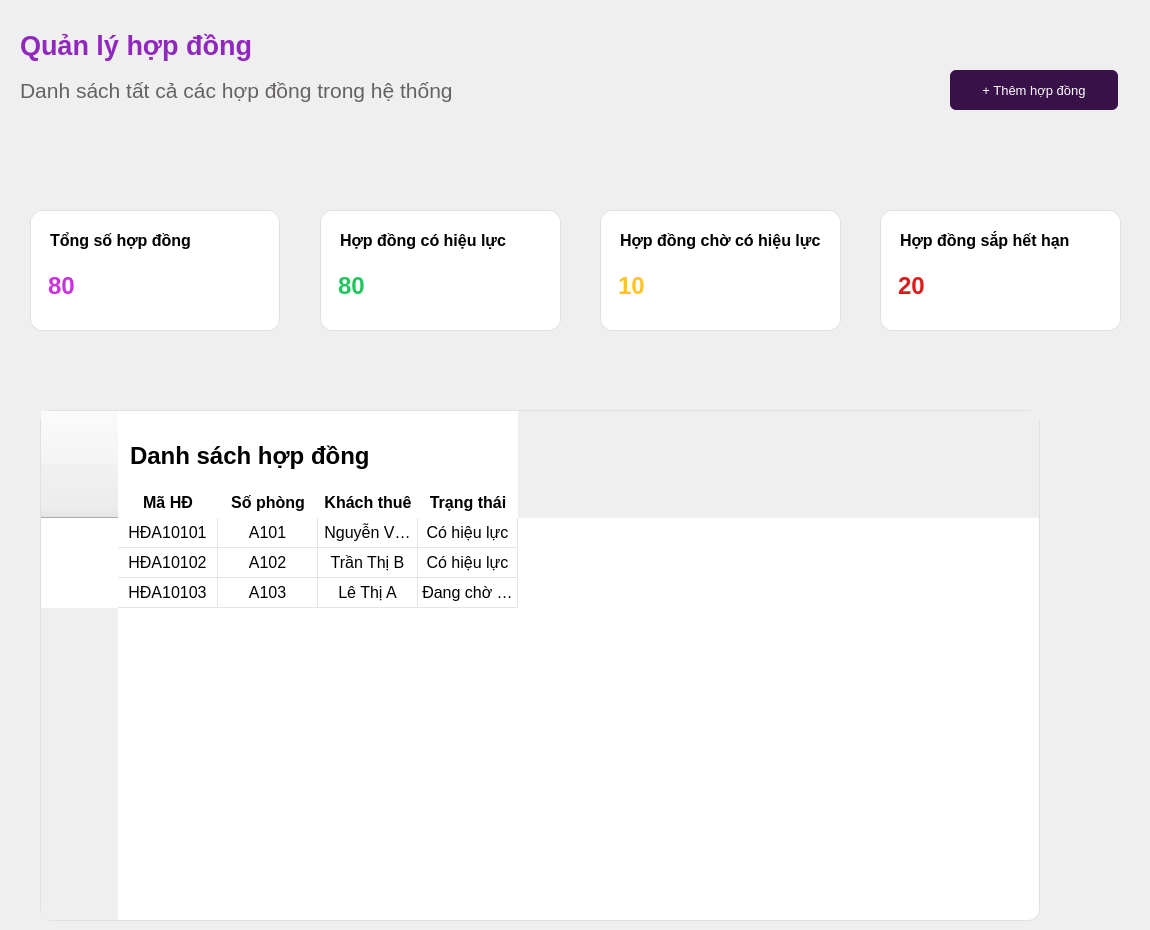
    <widget class="QWidget" name="page_4">
     <widget class="QLabel" name="label_22">
      <property name="geometry">
       <rect>
        <x>20</x>
        <y>30</y>
        <width>481</width>
        <height>91</height>
       </rect>
      </property>
      <property name="font">
       <font>
        <family>Arial</family>
        <pointsize>20</pointsize>
        <weight>75</weight>
        <bold>true</bold>
       </font>
      </property>
      <property name="text">
       <string>&lt;html&gt;&lt;head/&gt;&lt;body&gt;&lt;p&gt;&lt;span style=&quot; color:#9028bd;&quot;&gt;Quản lý hợp đồng&lt;/span&gt;&lt;/p&gt;&lt;p&gt;&lt;span style=&quot; font-size:16pt; font-weight:400; color:#666262;&quot;&gt;Danh sách tất cả các hợp đồng trong hệ thống&lt;/span&gt;&lt;br/&gt;&lt;/p&gt;&lt;/body&gt;&lt;/html&gt;</string>
      </property>
     </widget>
     <widget class="QLineEdit" name="lne_sumContract">
      <property name="geometry">
       <rect>
        <x>30</x>
        <y>210</y>
        <width>250</width>
        <height>121</height>
       </rect>
      </property>
      <property name="font">
       <font>
        <family>Arial</family>
        <pointsize>18</pointsize>
        <weight>75</weight>
        <bold>true</bold>
       </font>
      </property>
      <property name="styleSheet">
       <string notr="true">QLineEdit{
border:1px solid #e0e0e0;
border-radius:12px;
padding-top:30px;
padding-left:15px;
color:#CB30E0; 
}</string>
      </property>
      <property name="text">
       <string>80</string>
      </property>
     </widget>
     <widget class="QLabel" name="label_23">
      <property name="geometry">
       <rect>
        <x>50</x>
        <y>220</y>
        <width>241</width>
        <height>41</height>
       </rect>
      </property>
      <property name="font">
       <font>
        <family>Arial</family>
        <pointsize>12</pointsize>
        <weight>75</weight>
        <bold>true</bold>
       </font>
      </property>
      <property name="text">
       <string>Tổng số hợp đồng</string>
      </property>
     </widget>
     <widget class="QLineEdit" name="lne_waitingContract">
      <property name="geometry">
       <rect>
        <x>600</x>
        <y>210</y>
        <width>241</width>
        <height>121</height>
       </rect>
      </property>
      <property name="font">
       <font>
        <family>Arial</family>
        <pointsize>18</pointsize>
        <weight>75</weight>
        <bold>true</bold>
       </font>
      </property>
      <property name="styleSheet">
       <string notr="true">QLineEdit{
border:1px solid #e0e0e0;
border-radius:12px;
padding-top:30px;
padding-left:15px;
color: #FFC229;
}</string>
      </property>
      <property name="text">
       <string>10</string>
      </property>
     </widget>
     <widget class="QLabel" name="label_25">
      <property name="geometry">
       <rect>
        <x>620</x>
        <y>220</y>
        <width>241</width>
        <height>41</height>
       </rect>
      </property>
      <property name="font">
       <font>
        <family>Arial</family>
        <pointsize>12</pointsize>
        <weight>75</weight>
        <bold>true</bold>
       </font>
      </property>
      <property name="text">
       <string>Hợp đồng chờ có hiệu lực</string>
      </property>
     </widget>
     <widget class="QLineEdit" name="lne_validContract">
      <property name="geometry">
       <rect>
        <x>320</x>
        <y>210</y>
        <width>241</width>
        <height>121</height>
       </rect>
      </property>
      <property name="font">
       <font>
        <family>Arial</family>
        <pointsize>18</pointsize>
        <weight>75</weight>
        <bold>true</bold>
       </font>
      </property>
      <property name="styleSheet">
       <string notr="true">QLineEdit{
border:1px solid #e0e0e0;
border-radius:12px;
padding-top:30px;
padding-left:15px;
color:#22C55E; 
}</string>
      </property>
      <property name="text">
       <string>80</string>
      </property>
     </widget>
     <widget class="QLabel" name="label_24">
      <property name="geometry">
       <rect>
        <x>340</x>
        <y>220</y>
        <width>241</width>
        <height>41</height>
       </rect>
      </property>
      <property name="font">
       <font>
        <family>Arial</family>
        <pointsize>12</pointsize>
        <weight>75</weight>
        <bold>true</bold>
       </font>
      </property>
      <property name="text">
       <string>Hợp đồng có hiệu lực</string>
      </property>
     </widget>
     <widget class="QLineEdit" name="lne_abtoEContract">
      <property name="geometry">
       <rect>
        <x>880</x>
        <y>210</y>
        <width>241</width>
        <height>121</height>
       </rect>
      </property>
      <property name="font">
       <font>
        <family>Arial</family>
        <pointsize>18</pointsize>
        <weight>75</weight>
        <bold>true</bold>
       </font>
      </property>
      <property name="styleSheet">
       <string notr="true">QLineEdit{
border:1px solid #e0e0e0;
border-radius:12px;
padding-top:30px;
padding-left:15px;
color:#DC1B1B;
}</string>
      </property>
      <property name="text">
       <string>20</string>
      </property>
     </widget>
     <widget class="QLabel" name="label_26">
      <property name="geometry">
       <rect>
        <x>900</x>
        <y>220</y>
        <width>241</width>
        <height>41</height>
       </rect>
      </property>
      <property name="font">
       <font>
        <family>Arial</family>
        <pointsize>12</pointsize>
        <weight>75</weight>
        <bold>true</bold>
       </font>
      </property>
      <property name="text">
       <string>Hợp đồng sắp hết hạn</string>
      </property>
     </widget>
     <widget class="QTableWidget" name="tableWidget_Contract">
      <property name="geometry">
       <rect>
        <x>40</x>
        <y>410</y>
        <width>1000</width>
        <height>511</height>
       </rect>
      </property>
      <property name="styleSheet">
       <string notr="true">QTableWidget{
    background:white;
	border:1px solid #e0e0e0;
	border-radius:12px;
    gridline-color:#e5e5e5;
}

QHeaderView::section{
    background:white;
    border:none;
    font-weight:bold;
	font-size:16px;
    qproperty-alignment: AlignCenter;
    padding-top:75px;
}

QTableWidget::item{
    padding:8px;
}</string>
      </property>
      <row>
       <property name="text">
        <string>1</string>
       </property>
      </row>
      <row>
       <property name="text">
        <string>New Row</string>
       </property>
      </row>
      <row>
       <property name="text">
        <string>New Row</string>
       </property>
      </row>
      <column>
       <property name="text">
        <string>Mã HĐ</string>
       </property>
       <property name="font">
        <font>
         <family>Arial</family>
         <pointsize>18</pointsize>
         <weight>75</weight>
         <bold>true</bold>
        </font>
       </property>
      </column>
      <column>
       <property name="text">
        <string>Số phòng</string>
       </property>
       <property name="font">
        <font>
         <family>Arial</family>
         <pointsize>18</pointsize>
         <weight>75</weight>
         <bold>true</bold>
        </font>
       </property>
      </column>
      <column>
       <property name="text">
        <string>Khách thuê</string>
       </property>
       <property name="font">
        <font>
         <family>Arial</family>
         <pointsize>18</pointsize>
         <weight>75</weight>
         <bold>true</bold>
        </font>
       </property>
      </column>
      <column>
       <property name="text">
        <string>Trạng thái</string>
       </property>
       <property name="font">
        <font>
         <family>Arial</family>
         <pointsize>18</pointsize>
         <weight>75</weight>
         <bold>true</bold>
        </font>
       </property>
      </column>
      <item row="0" column="0">
       <property name="text">
        <string>HĐA10101</string>
       </property>
       <property name="font">
        <font>
         <family>Arial</family>
         <pointsize>12</pointsize>
        </font>
       </property>
       <property name="textAlignment">
        <set>AlignCenter</set>
       </property>
      </item>
      <item row="0" column="1">
       <property name="text">
        <string>A101</string>
       </property>
       <property name="font">
        <font>
         <family>Arial</family>
         <pointsize>12</pointsize>
        </font>
       </property>
       <property name="textAlignment">
        <set>AlignCenter</set>
       </property>
      </item>
      <item row="0" column="2">
       <property name="text">
        <string>Nguyễn Văn A</string>
       </property>
       <property name="font">
        <font>
         <family>Arial</family>
         <pointsize>12</pointsize>
        </font>
       </property>
       <property name="textAlignment">
        <set>AlignCenter</set>
       </property>
      </item>
      <item row="0" column="3">
       <property name="text">
        <string>Có hiệu lực</string>
       </property>
       <property name="font">
        <font>
         <family>Arial</family>
         <pointsize>12</pointsize>
        </font>
       </property>
       <property name="textAlignment">
        <set>AlignCenter</set>
       </property>
      </item>
      <item row="1" column="0">
       <property name="text">
        <string>HĐA10102</string>
       </property>
       <property name="font">
        <font>
         <family>Arial</family>
         <pointsize>12</pointsize>
        </font>
       </property>
       <property name="textAlignment">
        <set>AlignCenter</set>
       </property>
       <property name="foreground">
        <brush brushstyle="NoBrush">
         <color alpha="255">
          <red>3</red>
          <green>0</green>
          <blue>0</blue>
         </color>
        </brush>
       </property>
      </item>
      <item row="1" column="1">
       <property name="text">
        <string>A102</string>
       </property>
       <property name="font">
        <font>
         <family>Arial</family>
         <pointsize>12</pointsize>
        </font>
       </property>
       <property name="textAlignment">
        <set>AlignCenter</set>
       </property>
      </item>
      <item row="1" column="2">
       <property name="text">
        <string>Trần Thị B</string>
       </property>
       <property name="font">
        <font>
         <family>Arial</family>
         <pointsize>12</pointsize>
        </font>
       </property>
       <property name="textAlignment">
        <set>AlignCenter</set>
       </property>
      </item>
      <item row="1" column="3">
       <property name="text">
        <string>Có hiệu lực</string>
       </property>
       <property name="font">
        <font>
         <family>Arial</family>
         <pointsize>12</pointsize>
        </font>
       </property>
       <property name="textAlignment">
        <set>AlignCenter</set>
       </property>
      </item>
      <item row="2" column="0">
       <property name="text">
        <string>HĐA10103</string>
       </property>
       <property name="font">
        <font>
         <family>Arial</family>
         <pointsize>12</pointsize>
        </font>
       </property>
       <property name="textAlignment">
        <set>AlignCenter</set>
       </property>
      </item>
      <item row="2" column="1">
       <property name="text">
        <string>A103</string>
       </property>
       <property name="font">
        <font>
         <family>Arial</family>
         <pointsize>12</pointsize>
        </font>
       </property>
       <property name="textAlignment">
        <set>AlignCenter</set>
       </property>
      </item>
      <item row="2" column="2">
       <property name="text">
        <string>Lê Thị A</string>
       </property>
       <property name="font">
        <font>
         <family>Arial</family>
         <pointsize>12</pointsize>
        </font>
       </property>
       <property name="textAlignment">
        <set>AlignCenter</set>
       </property>
      </item>
      <item row="2" column="3">
       <property name="text">
        <string>Đang chờ có hiệu lực</string>
       </property>
       <property name="font">
        <font>
         <family>Arial</family>
         <pointsize>12</pointsize>
        </font>
       </property>
       <property name="textAlignment">
        <set>AlignCenter</set>
       </property>
      </item>
     </widget>
     <widget class="QLabel" name="label_27">
      <property name="geometry">
       <rect>
        <x>130</x>
        <y>440</y>
        <width>381</width>
        <height>31</height>
       </rect>
      </property>
      <property name="font">
       <font>
        <family>Arial</family>
        <pointsize>18</pointsize>
        <weight>75</weight>
        <bold>true</bold>
       </font>
      </property>
      <property name="text">
       <string>Danh sách hợp đồng</string>
      </property>
     </widget>
     <widget class="QPushButton" name="pb_addContract">
      <property name="geometry">
       <rect>
        <x>950</x>
        <y>70</y>
        <width>168</width>
        <height>40</height>
       </rect>
      </property>
      <property name="font">
       <font>
        <family>Arial</family>
        <pointsize>10</pointsize>
       </font>
      </property>
      <property name="styleSheet">
       <string notr="true">QPushButton {
    border: none;
    padding: 10px 15px;
    color: white;
	background-color: #391149;
 	border-radius: 6px
}
</string>
      </property>
      <property name="text">
       <string>+ Thêm hợp đồng</string>
      </property>
     </widget>
    </widget>
